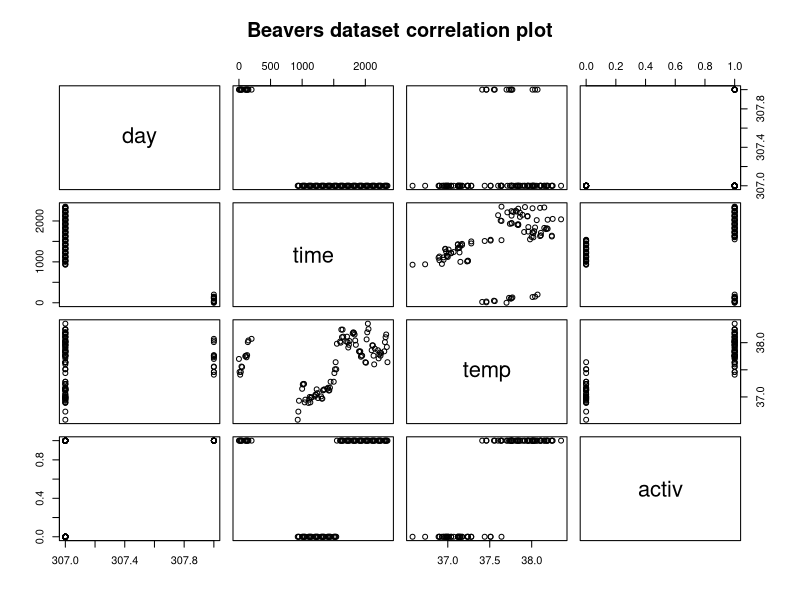
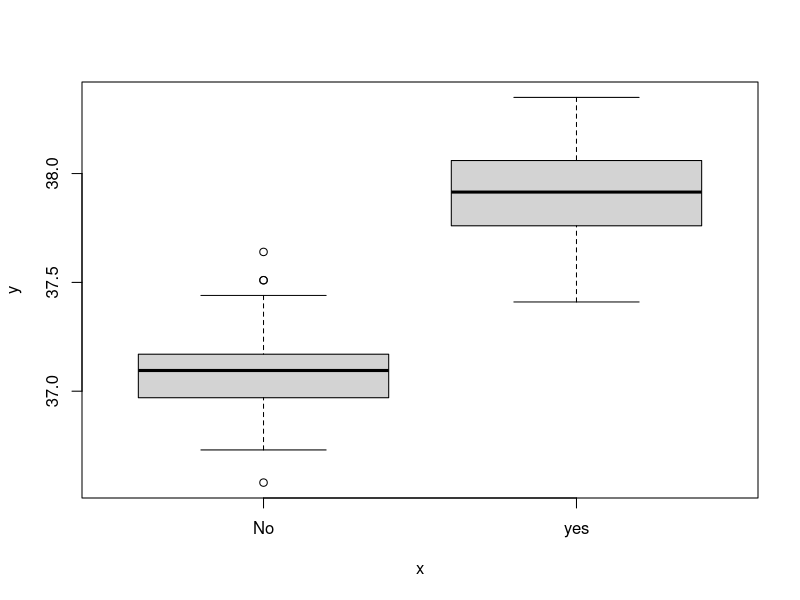
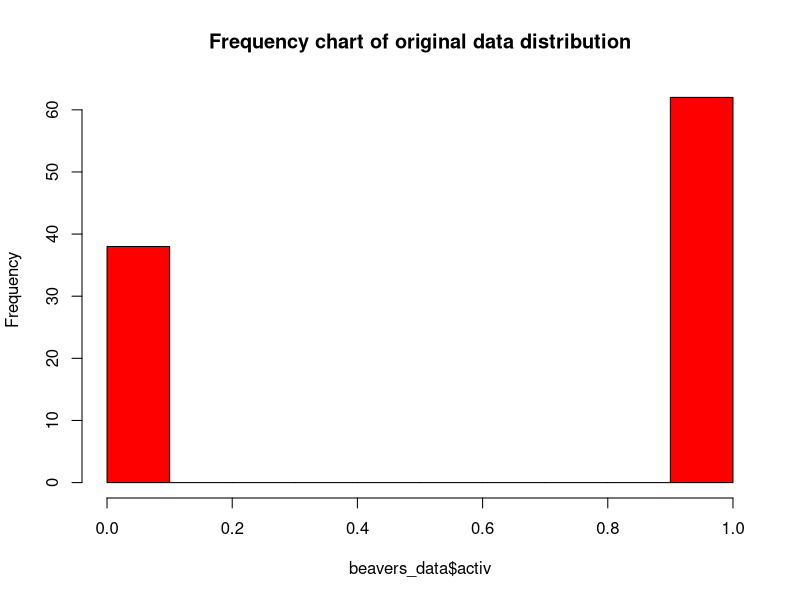
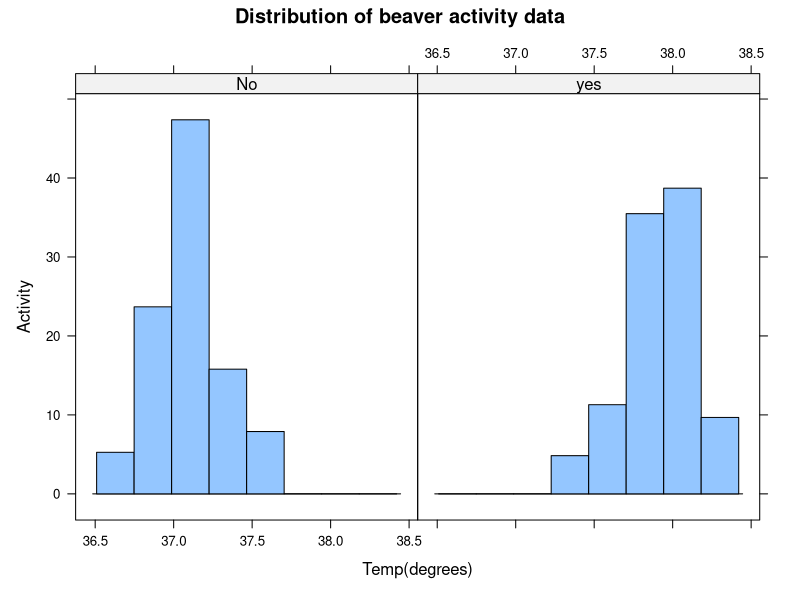
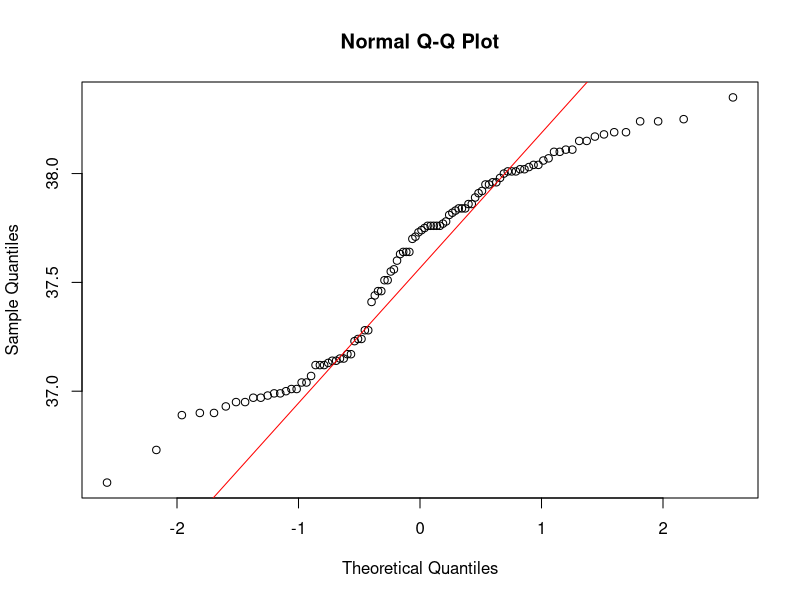

Here is the R script that generated these plots, in order: (Note: this script raises an error after producing the figures.)
?beavers
str(beaver2)
beavers_data <- beaver2

# look at the correlation
# between the variables
pairs(beavers_data,
      labels = colnames(beavers_data),
      main = "Beavers dataset correlation plot")

# We're examining body temp and activity
# so the vars need conversion first
beavers_data$activity <- factor(beavers_data$activ, labels = c("No", "yes"))

# Activity correlation of activity
plot(beavers_data$activity, beavers_data$temp)

hist(beavers_data$activ,
     main = "Frequency chart of original data distribution",
     col = 'red')

library("lattice")
attach(beavers_data)
histogram(~ temp | activity,
          data = beavers_data,
          main = "Distribution of beaver activity data",
          xlab = "Temp(degrees)",
          ylab = "Activity")

tapply(temp, activity, median)
tapply(temp, activity, mean)

# Q-Q plot for temp
qqnorm(beavers_data$temp)
qqline(beavers_data$temp, col = 'red')

# Q-Q plot for ativity
with(beavers_data, {
  qqnorm(temp[activity == "no"],
         main = "Inactive data")
  qqline(temp[activity == "no"])
})

with(beavers_data, tapply(temp, activity, shapiro.test))
